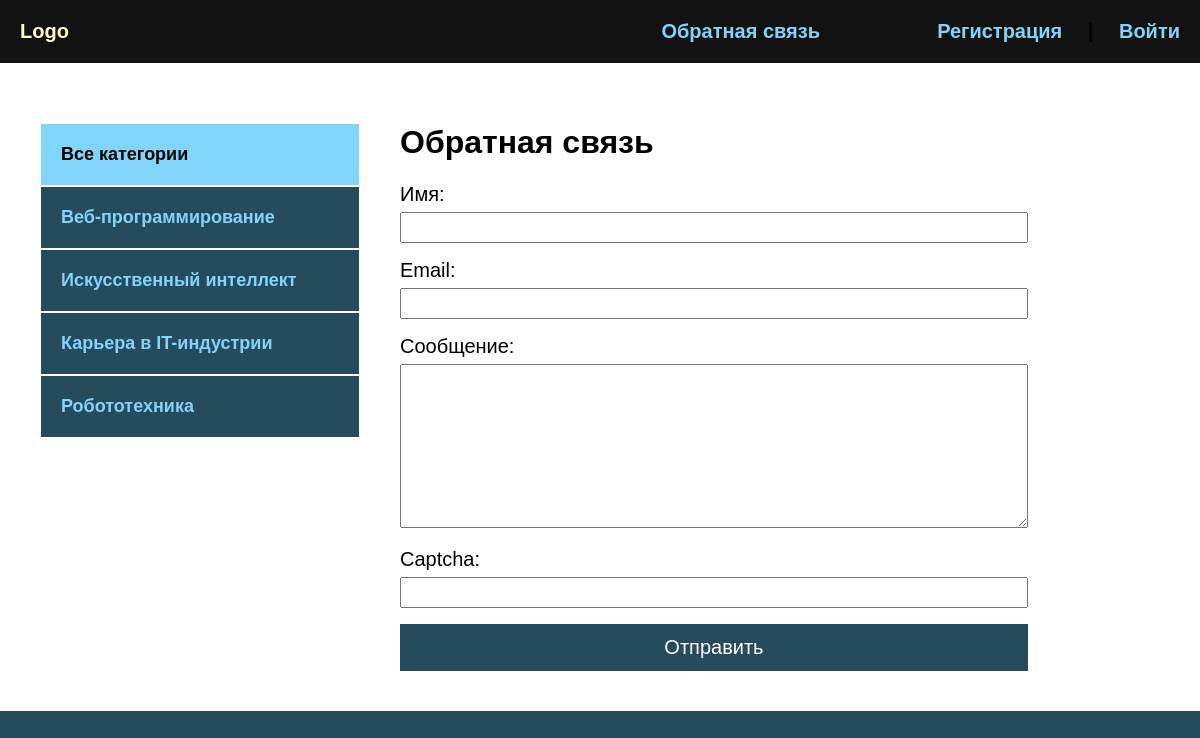
Page /contact/ on the committed database.
### blog/models.py (models this page shows, shortened)
class Category(models.Model):
    name = models.CharField(max_length=100, db_index=True, verbose_name="Категори")
    slug = models.SlugField(max_length=100, unique=True, db_index=True, verbose_name="URL")
    def get_absolute_url(self):
        return reverse('category', kwargs={'cat_slug': self.slug})
    class Meta:
        verbose_name = "Категория"
        verbose_name_plural = "Категории"

### blog/views.py (the view, shortened to what this page needs)
# urls.py: path('contact/', ContactFormView.as_view(), name='contact')
class ContactFormView(DataMixin, FormView):
    form_class = ContactForm
    template_name = 'blog/contact.html'
    success_url = reverse_lazy('index')
    def get_context_data(self, *, object_list=None, **kwargs):
        context = super().get_context_data(**kwargs)
        c_def = self.get_user_context(title='Обратная связь')
        return dict(list(context.items()) + list(c_def.items()))

### blog/forms.py
class ContactForm(forms.Form):
    name = forms.CharField(label='Имя', max_length=255)
    email = forms.EmailField(label='Email')
    content = forms.CharField(label='Сообщение', widget=forms.Textarea(attrs={'cols': 60, 'rows': 10}))
    captcha = CaptchaField()

### blog/utils.py (called while the page is built)
    def get_user_context(self, **kwargs):
        context = kwargs
        cats = Category.objects.annotate(Count('blog'))
        user_menu = menu.copy()
        if not self.request.user.is_authenticated:
            user_menu.pop(0)
        context['menu'] = user_menu
        context['cats'] = cats
        if 'cat_selected' not in context:
            context['cat_selected'] = 0
        return context

### blog/templates/blog/contact.html (shortened to what this page needs)
{% extends 'blog/base.html' %}
{% block content %}
<h1>{{ title }}</h1>
<form method="post">
    {{ form.as_p}}
    <button>Отправить</button>
</form>
{% endblock %}

### blog/templates/blog/base.html (shortened to what this page needs)
{% load static %}
{% load blog_tags %}
<!DOCTYPE html>
<html lang="en">
<head>
    <link rel="stylesheet" href="{% static 'css/style.css' %}">
</head>
<body>
    <div class="header">
        <div class="wrap">
            <ul class="mainmenu">
                <li class="logo"><a href="{% url 'index' %}">Logo</a></li>
                {% for m in menu %}
                <li class="last"><a href="{% url m.url_name %}">{{ m.title }}</a></li>
                {% endfor %}
                {% if request.user.is_authenticated %}
                <li class="last">{{ user.username }} | <a href="{% url 'logout' %}">Выйти</a></li>
                {% else %}
                <li class="last"><a href="{% url 'register' %}">Регистрация</a> | <a href="{% url 'login' %}">Войти</a></li>
                {% endif %}
            </ul>
        </div>
    </div>
    <div class="content">
        <div class="wrap">
            <div class="sidebar">
                <ul>
                    {% if cat_selected == 0 %}
                    <li class="selected">Все категории</li>
                    {% else %}
                    <li><a href="{% url 'index' %}">Все категории</a></li>
                    {% endif %}
                    {% for c in cats %}
                        {% if c.blog__count > 0 %}
                            {% if c.pk == cat_selected %}
                                <li class="selected">{{ c.name }}</li>
                            {% else %}
                                <li><a href="{{ c.get_absolute_url }}">{{ c.name }}</a></li>
                            {% endif %}
                        {% endif %}
                    {% endfor %}
                </ul>
            </div>
            <div class="main">
                {% block content %}
                {% endblock %}
            </div>
        </div>
    </div>
</body>
</html>

### blog/static/css/style.css (style rules this page uses)
body { padding: 0; margin: 0; background: #264b5d; font-family: Verdana, Geneva, Tahoma, sans-serif; }
.wrap { max-width: 1200px; margin: 0 auto; }
.content .wrap { background: #FFF; padding: 40px; box-sizing: border-box; display: flex; }
ul { list-style: none; margin: 0; padding: 0; }
a { color: #81d4fa; text-decoration: none; padding: 20px; display: block; }
.mainmenu { display: flex; align-items: center; font-size: 20px; font-weight: bold; }
.header { background: #121212; }
.logo { flex-basis: 40%; }
.last { flex-basis: 30%; text-align: right; }
.sidebar ul { width: 320px; margin-right: 40px; margin-top: 20px; }
.sidebar a { padding: 20px; display: block; border: 1px solid #FFF; background: #264b5d; font-weight: bold; font-size: 18px; }
.selected { font-size: 18px; padding: 20px; border: 1px solid #FFF; font-weight: bold; background: #81d4fa; }
button { background: #81d4fa; border: 2px solid #264b5d; width: 100%; padding: 10px; font-size: 20px; cursor: pointer; }
label { font-size: 18px; }
input, textarea { width: 100%; margin-top: 6px; padding: 6px; box-sizing: border-box; }
label { font-size: 20px; }
button { background: #264b5d; color: #FFF; padding: 10px 40px; font-size: 20px; }
.last a { display: inline; }

### rows in the picture
Category: name "Веб-программирование"
Category: name "Искусственный интеллект"
Category: name "Карьера в IT-индустрии"
Category: name "Робототехника"

### other values in the picture
{{ m.title }} "Обратная связь"
{{ title }} "Обратная связь"
